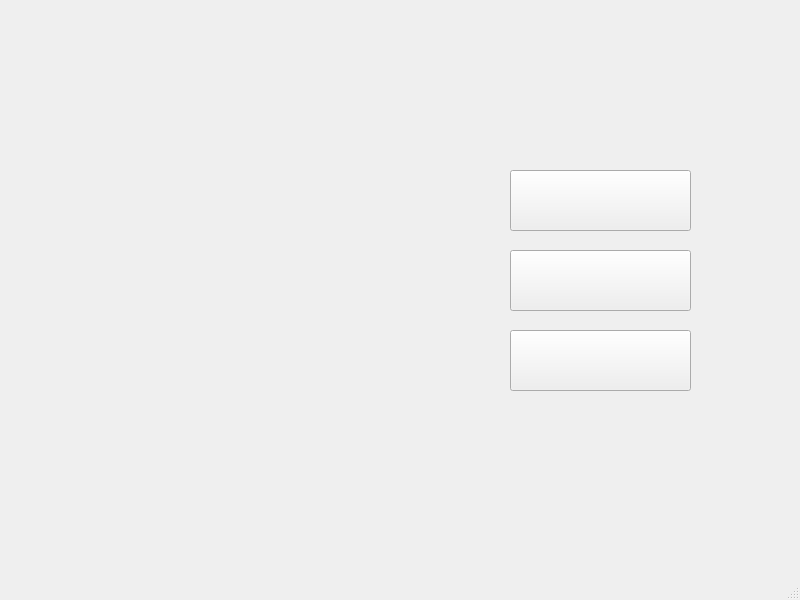
<?xml version="1.0" encoding="UTF-8"?>
<ui version="4.0">
 <class>MainWindow</class>
 <widget class="QMainWindow" name="MainWindow">
  <property name="geometry">
   <rect>
    <x>0</x>
    <y>0</y>
    <width>800</width>
    <height>600</height>
   </rect>
  </property>
  <property name="windowTitle">
   <string>MainWindow</string>
  </property>
  <widget class="QWidget" name="centralwidget">
   <widget class="QLabel" name="Background">
    <property name="geometry">
     <rect>
      <x>0</x>
      <y>0</y>
      <width>801</width>
      <height>571</height>
     </rect>
    </property>
    <property name="text">
     <string/>
    </property>
   </widget>
   <widget class="QPushButton" name="Button3">
    <property name="geometry">
     <rect>
      <x>510</x>
      <y>330</y>
      <width>181</width>
      <height>61</height>
     </rect>
    </property>
    <property name="text">
     <string/>
    </property>
    <property name="icon">
     <iconset resource="../../Chess/Chess/Pics.qrc">
      <normaloff>:/new/prefix1/Assets/Vsbot.png</normaloff>:/new/prefix1/Assets/Vsbot.png</iconset>
    </property>
    <property name="iconSize">
     <size>
      <width>200</width>
      <height>200</height>
     </size>
    </property>
   </widget>
   <widget class="QPushButton" name="Button2">
    <property name="geometry">
     <rect>
      <x>510</x>
      <y>250</y>
      <width>181</width>
      <height>61</height>
     </rect>
    </property>
    <property name="text">
     <string/>
    </property>
    <property name="icon">
     <iconset resource="../../Chess/Chess/Pics.qrc">
      <normaloff>:/new/prefix1/Assets/Point.png</normaloff>:/new/prefix1/Assets/Point.png</iconset>
    </property>
    <property name="iconSize">
     <size>
      <width>200</width>
      <height>200</height>
     </size>
    </property>
   </widget>
   <widget class="QPushButton" name="Button1">
    <property name="geometry">
     <rect>
      <x>510</x>
      <y>170</y>
      <width>181</width>
      <height>61</height>
     </rect>
    </property>
    <property name="text">
     <string/>
    </property>
    <property name="icon">
     <iconset resource="../../Chess/Chess/Pics.qrc">
      <normaloff>:/new/prefix1/Assets/Normal.png</normaloff>:/new/prefix1/Assets/Normal.png</iconset>
    </property>
    <property name="iconSize">
     <size>
      <width>200</width>
      <height>200</height>
     </size>
    </property>
   </widget>
  </widget>
  <widget class="QMenuBar" name="menubar">
   <property name="geometry">
    <rect>
     <x>0</x>
     <y>0</y>
     <width>800</width>
     <height>26</height>
    </rect>
   </property>
  </widget>
  <widget class="QStatusBar" name="statusbar"/>
 </widget>
 <resources>
  <include location="../../Chess/Chess/Pics.qrc"/>
 </resources>
 <connections/>
</ui>
